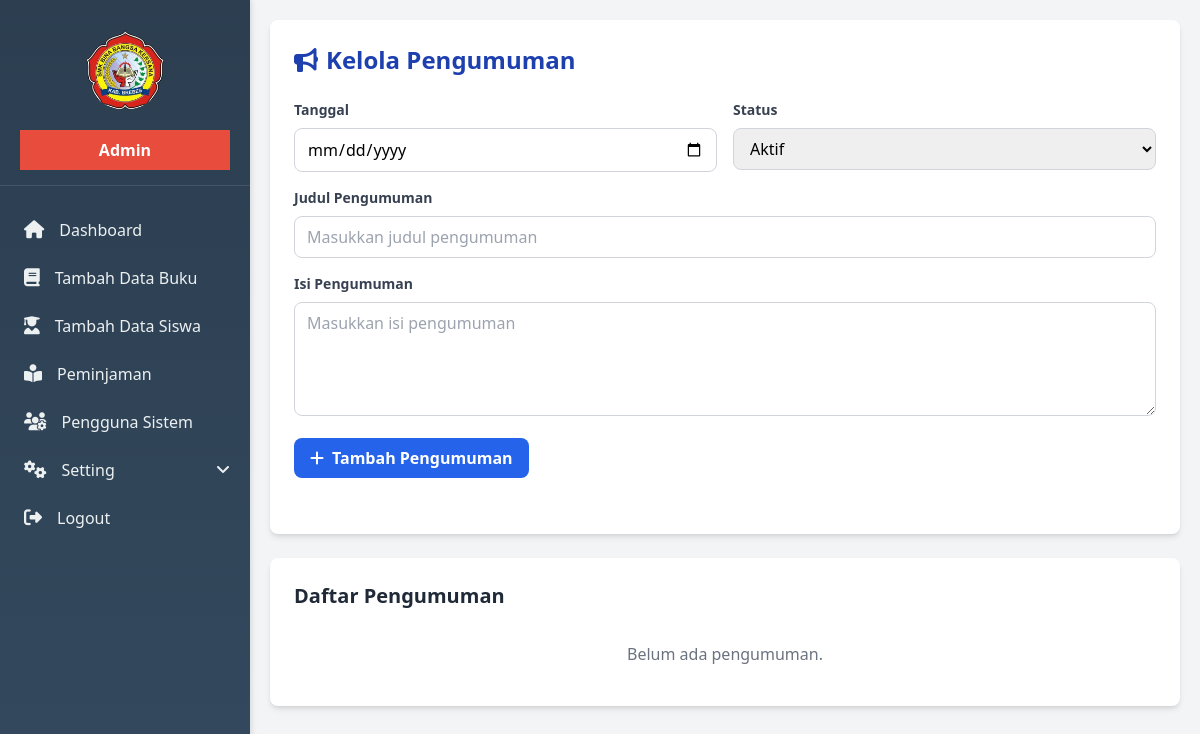
The page /pengumuman.php on the database as committed earlier.
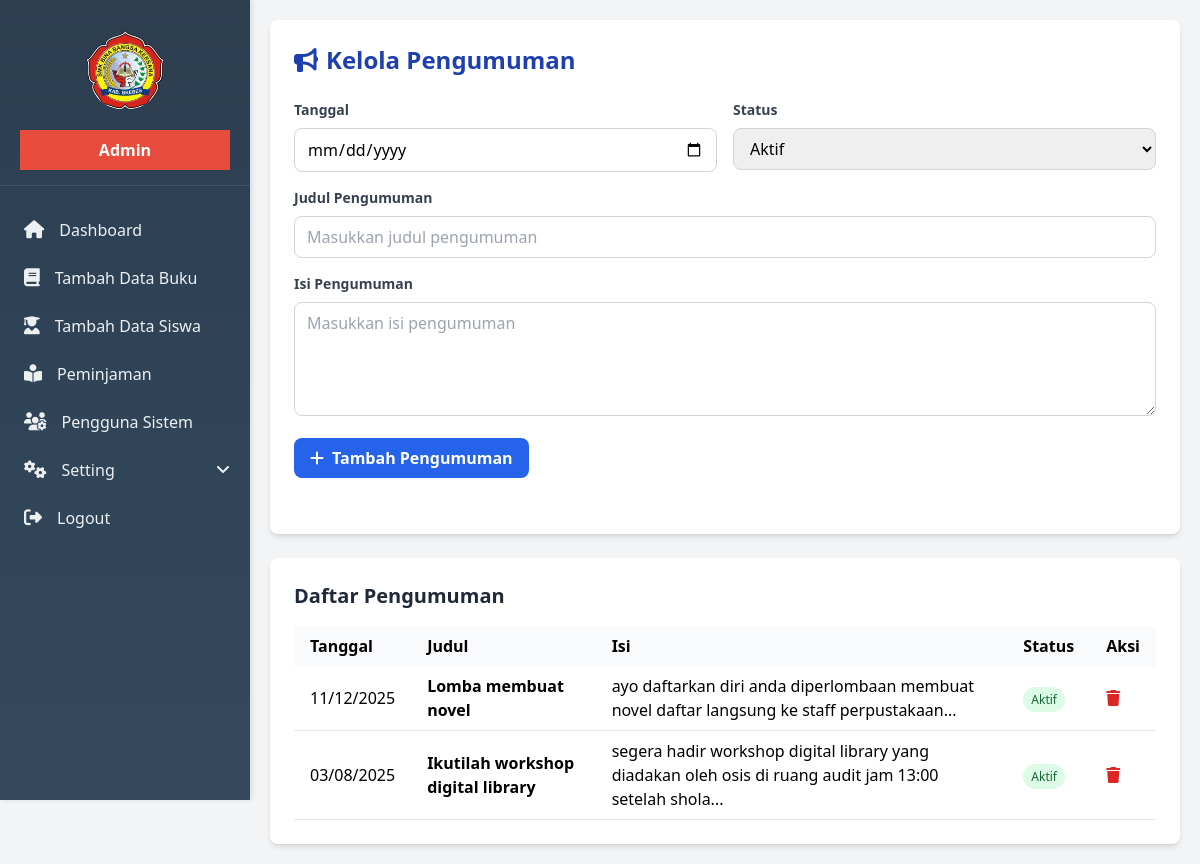
The same page on the database as committed later.
### tables this page shows
CREATE TABLE `pengumuman` (
  `id` int(11) NOT NULL,
  `tanggal` date NOT NULL,
  `judul` varchar(255) NOT NULL,
  `isi` text NOT NULL,
  `status` enum('aktif','nonaktif') DEFAULT 'aktif',
  `created_at` timestamp NOT NULL DEFAULT current_timestamp()
);

### pengumuman.php (the view, shortened to what this page needs)
<?php
include 'koneksi.php';
include 'sidebar.php';
$pengumuman = $koneksi->query("SELECT * FROM pengumuman ORDER BY tanggal DESC");
?>
<!DOCTYPE html>
<html lang="id">
<head>
    <script src="https://cdn.tailwindcss.com"></script>
    <link rel="stylesheet" href="https://cdnjs.cloudflare.com/ajax/libs/font-awesome/6.5.0/css/all.min.css" />
</head>
<body class="bg-gray-100">
    <div class="content">
        <div class="bg-white rounded-lg shadow-md p-6 mb-6">
            <h1 class="text-2xl font-bold text-blue-800 mb-6">
                <i class="fas fa-bullhorn mr-2"></i>Kelola Pengumuman
            </h1>
            <form method="POST" class="mb-8">
                <div class="grid md:grid-cols-2 gap-4 mb-4">
                    <div>
                        <label class="block text-gray-700 text-sm font-bold mb-2">Tanggal</label>
                        <input type="date" name="tanggal" required
                               class="w-full px-3 py-2 border border-gray-300 rounded-lg focus:outline-none focus:border-blue-500">
                    </div>
                    <div>
                        <label class="block text-gray-700 text-sm font-bold mb-2">Status</label>
                        <select name="status" required
                                class="w-full px-3 py-2 border border-gray-300 rounded-lg focus:outline-none focus:border-blue-500">
                            <option value="aktif">Aktif</option>
                        </select>
                    </div>
                </div>
                <div class="mb-4">
                    <label class="block text-gray-700 text-sm font-bold mb-2">Judul Pengumuman</label>
                    <input type="text" name="judul" required
                           class="w-full px-3 py-2 border border-gray-300 rounded-lg focus:outline-none focus:border-blue-500"
                           placeholder="Masukkan judul pengumuman">
                </div>
                <div class="mb-4">
                    <label class="block text-gray-700 text-sm font-bold mb-2">Isi Pengumuman</label>
                    <textarea name="isi" rows="4" required
                              class="w-full px-3 py-2 border border-gray-300 rounded-lg focus:outline-none focus:border-blue-500"
                              placeholder="Masukkan isi pengumuman"></textarea>
                </div>
                <button type="submit" name="tambah"
                        class="bg-blue-600 hover:bg-blue-700 text-white font-bold py-2 px-4 rounded-lg">
                    <i class="fas fa-plus mr-2"></i>Tambah Pengumuman
                </button>
            </form>
        </div>
        <div class="bg-white rounded-lg shadow-md p-6">
            <h2 class="text-xl font-bold text-gray-800 mb-4">Daftar Pengumuman</h2>
            <?php if ($pengumuman->num_rows > 0): ?>
            <div class="overflow-x-auto">
                <table class="w-full table-auto">
                    <thead>
                        <tr class="bg-gray-50">
                            <th class="px-4 py-2 text-left">Tanggal</th>
                            <th class="px-4 py-2 text-left">Judul</th>
                            <th class="px-4 py-2 text-left">Isi</th>
                            <th class="px-4 py-2 text-left">Status</th>
                            <th class="px-4 py-2 text-left">Aksi</th>
                        </tr>
                    </thead>
                    <tbody>
                        <?php while ($p = $pengumuman->fetch_assoc()): ?>
                        <tr class="border-b">
                            <td class="px-4 py-2"><?= date('d/m/Y', strtotime($p['tanggal'])) ?></td>
                            <td class="px-4 py-2 font-semibold"><?= htmlspecialchars($p['judul']) ?></td>
                            <td class="px-4 py-2">
                                <?= substr(htmlspecialchars($p['isi']), 0, 100) ?>...
                            </td>
                            <td class="px-4 py-2">
                                <span class="px-2 py-1 text-xs rounded-full <?= $p['status'] == 'aktif' ? 'bg-green-100 text-green-800' : 'bg-gray-100 text-gray-800' ?>">
                                    <?= ucfirst($p['status']) ?>
                                </span>
                            </td>
                            <td class="px-4 py-2">
                                <a href="?hapus=<?= $p['id'] ?>"
                                   onclick="return confirm('Yakin ingin menghapus pengumuman ini?')"
                                   class="text-red-600 hover:text-red-800">
                                    <i class="fas fa-trash"></i>
                                </a>
                            </td>
                        </tr>
                        <?php endwhile; ?>
                    </tbody>
                </table>
            </div>
            <?php else: ?>
            <p class="text-gray-500 text-center py-4">Belum ada pengumuman.</p>
            <?php endif; ?>
        </div>
    </div>
</body>
</html>

### sidebar.php (shortened to what this page needs)
<!DOCTYPE html>
<html lang="id">
<head>
  <link href="https://cdnjs.cloudflare.com/ajax/libs/font-awesome/6.4.0/css/all.min.css" rel="stylesheet" />
</head>
<body>
  <div class="sidebar">
    <div class="profile">
      <img src="img/Gambar.png" alt="Foto Profil" />
      <div class="role">Admin</div>
    </div>
    <nav>
      <ul>
        <li><a href="db_admin.php"><i class="fas fa-home"></i> Dashboard</a></li>
        <li><a href="data_buku.php"><i class="fas fa-book"></i> Tambah Data Buku</a></li>
        <li><a href="data_siswa.php"><i class="fas fa-user-graduate"></i> Tambah Data Siswa</a></li>
        <li><a href="peminjaman_buku.php"><i class="fas fa-book-reader"></i> Peminjaman</a></li>
        <li><a href="data_pengguna.php"><i class="fas fa-users-cog"></i> Pengguna Sistem</a></li>
        <li>
          <a class="dropdown-btn"><i class="fas fa-cogs"></i> Setting</a>
        </li>
        <li><a href="logout.php"><i class="fas fa-sign-out-alt"></i> Logout</a></li>
      </ul>
    </nav>
  </div>
</body>
</html>

### sidebar.php (style rules this page uses)
* { margin: 0; padding: 0; box-sizing: border-box; font-family: 'Segoe UI', Tahoma, Geneva, Verdana, sans-serif; }
body { display: flex; min-height: 100vh; background-color: #f0f2f5; }
.sidebar { width: 250px; background: linear-gradient(180deg, #2c3e50, #34495e); height: 100vh; color: #ecf0f1; position: fixed; left: 0; top: 0; box-shadow: 2px 0 5px rgba(0,0,0,0.1); overflow-y: auto; }
.sidebar .profile { text-align: center; padding: 30px 20px 15px; border-bottom: 1px solid rgba(255,255,255,0.1); }
.sidebar .profile img { width: 80px; height: 80px; border-radius: 50%; object-fit: cover; margin: 0 auto; display: block; }
.sidebar .role { background-color: #e74c3c; color: #fff; margin-top: 20px; padding: 8px; font-weight: 600; }
.sidebar nav ul { list-style: none; padding: 0; margin-top: 20px; }
.sidebar nav ul li a { display: flex; align-items: center; padding: 12px 20px; color: #ecf0f1; text-decoration: none; font-weight: 500; transition: background-color 0.3s ease, color 0.3s ease; border-left: 4px solid transparent; cursor: pointer; }
.sidebar nav ul li a i { margin-right: 15px; font-size: 18px; }
.dropdown-btn::after { content: "\f107"; font-family: "Font Awesome 6 Free"; font-weight: 900; margin-left: auto; transition: transform 0.3s; }

### pengumuman.php (style rules this page uses)
body { display: flex; }
.content { margin-left: 250px; padding: 20px; width: calc(100% - 250px); }

Rows that differ between the two databases and show on the page:
added pengumuman: tanggal "11/12/2025", judul "Lomba membuat novel", isi "ayo daftarkan diri anda diperlombaan membuat novel daftar langsung ke staff perpustakaan", status "Aktif"
added pengumuman: tanggal "03/08/2025", judul "Ikutilah workshop digital library", isi "segera hadir workshop digital library yang diadakan oleh osis di ruang audit jam 13:00 setelah shola", status "Aktif"
Other text that changed with them:
text no longer shown: "Belum ada pengumuman."
text now shown: "Tanggal Judul Isi Status Aksi"
